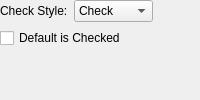
                <widget class="QWidget" name="page_5">
                 <layout class="QVBoxLayout" name="verticalLayout_9">
                  <property name="leftMargin">
                   <number>0</number>
                  </property>
                  <property name="topMargin">
                   <number>0</number>
                  </property>
                  <property name="rightMargin">
                   <number>0</number>
                  </property>
                  <property name="bottomMargin">
                   <number>0</number>
                  </property>
                  <item>
                   <layout class="QHBoxLayout" name="horizontalLayout_8">
                    <item>
                     <widget class="QLabel" name="CText1">
                      <property name="text">
                       <string>Check Style:</string>
                      </property>
                     </widget>
                    </item>
                    <item>
                     <widget class="QComboBox" name="ChkStil">
                      <item>
                       <property name="text">
                        <string>Check</string>
                       </property>
                      </item>
                      <item>
                       <property name="text">
                        <string>Cross</string>
                       </property>
                      </item>
                      <item>
                       <property name="text">
                        <string>Diamond</string>
                       </property>
                      </item>
                      <item>
                       <property name="text">
                        <string>Circle</string>
                       </property>
                      </item>
                      <item>
                       <property name="text">
                        <string>Star</string>
                       </property>
                      </item>
                      <item>
                       <property name="text">
                        <string>Square</string>
                       </property>
                      </item>
                     </widget>
                    </item>
                    <item>
                     <spacer name="horizontalSpacer_3">
                      <property name="orientation">
                       <enum>Qt::Horizontal</enum>
                      </property>
                      <property name="sizeHint" stdset="0">
                       <size>
                        <width>40</width>
                        <height>20</height>
                       </size>
                      </property>
                     </spacer>
                    </item>
                   </layout>
                  </item>
                  <item>
                   <widget class="QCheckBox" name="isChkd">
                    <property name="text">
                     <string>Default is Checked</string>
                    </property>
                   </widget>
                  </item>
                  <item>
                   <spacer name="verticalSpacer_4">
                    <property name="orientation">
                     <enum>Qt::Vertical</enum>
                    </property>
                    <property name="sizeHint" stdset="0">
                     <size>
                      <width>20</width>
                      <height>40</height>
                     </size>
                    </property>
                   </spacer>
                  </item>
                 </layout>
                </widget>
